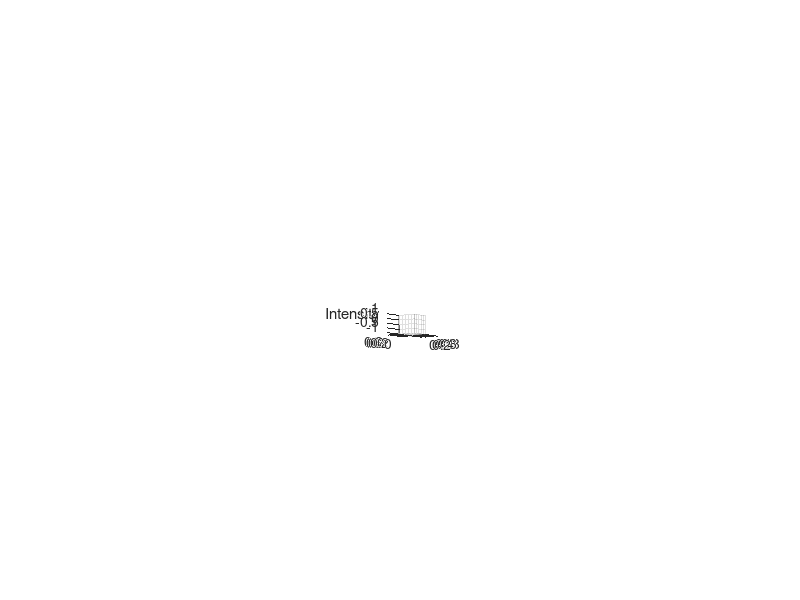

The MATLAB script that drew this image: (Note: this script raises an error after producing the figure.)
clear all; clc
X=[];Y=[];
x = -15:0.2:15; %Size of the image and step-size
I0 = 10;  %Peak amplitude of the disk
%Obtain intensities using Bessel function of the first kind
I = I0*(2*besselj(1,x)./(x)).^2;
%Create matrix of surface intensities
for theta = 0:10:180; %Rotation interval is 10 degrees
    X(:,end+1) = x'*cosd(theta); Y(:,end+1) = x'*sind(theta);
end
% 19 intervals obtained using relation{(180-0)/10} + 1 = 19
II = repmat(I',[1,19]);

figure1 = figure;
colormap('gray');

% Create axes properties. Change according to need.
axes1 = axes('Parent',figure1,...
    'Color',[0 0.447058823529412 0.741176470588235],...
    'CameraViewAngle',6.66396777998441,...
    'CameraUpVector',[0 0 1],...
     'CameraTarget',[-0.715079209947286 -1.22226354685104 4.20072651896962],...
    'CameraPosition',[-134.843094325174 -176.021296053844 50.093080997041]);
view(axes1,[-37.5 32]);
grid(axes1,'on');
zlabel('Intensity');
hold(axes1,'all');

surf(X,Y,II,'Parent',axes1,'FaceColor',[1 1 1],...
    'EdgeColor',[0.313725490196078 0.313725490196078 0.313725490196078]);